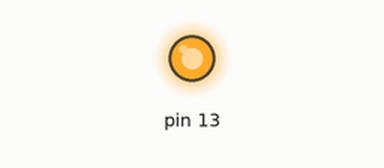
A sketch run on a simulated Arduino Uno, built with avr-gcc and run on an emulated ATmega328P. Parts: output pins drawn as LEDs (lit = HIGH).

Above: at 2.0 s.
At 6.0 s:
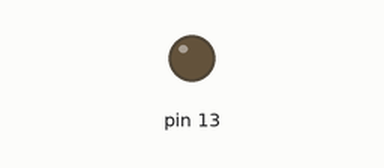
Timing chart, 0 to 10.4 s (numbered marks = the images above):
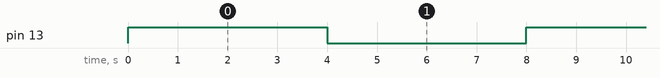

Measured:
- by itself, pin 13: alternates HIGH for 4.0 s and LOW for 4.0 s

The sketch:

Blink.ino
```cpp
void setup() {
  pinMode(13, OUTPUT);
}

void loop() {
  digitalWrite(13, HIGH);   // turn the LED on (HIGH is the voltage level)
  delay(4000);              // wait for a second
  digitalWrite(13, LOW);    // turn the LED off by making the voltage LOW
  delay(4000);              // wait for a second
}
```
